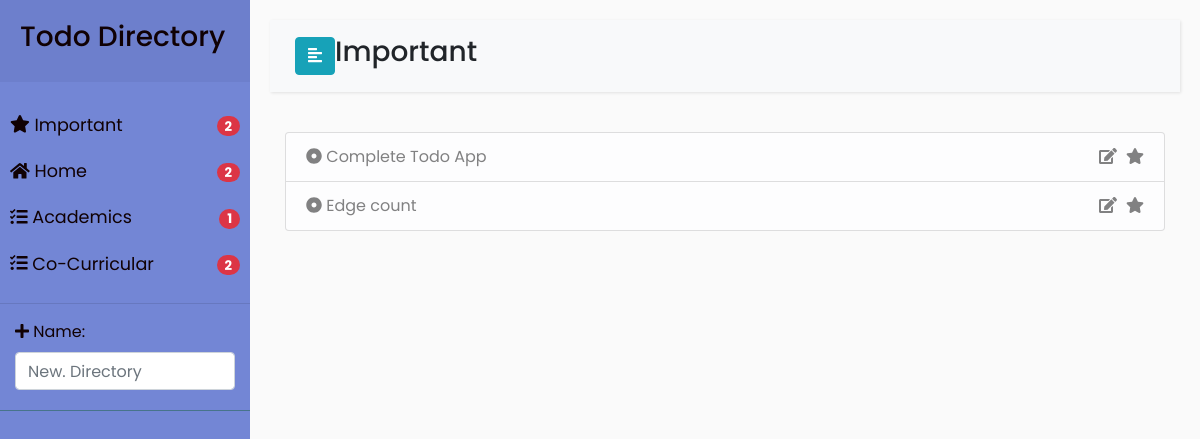
The app's page /, older data.
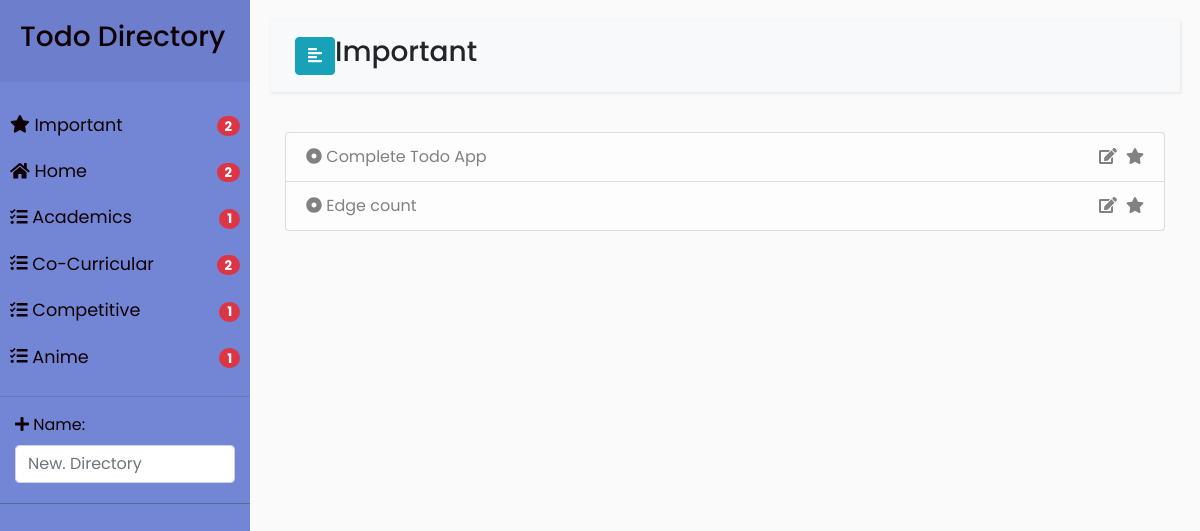
The same page, newer data.
### todo/models.py (models this page shows, shortened)
class Directory(models.Model):
    name = models.CharField(max_length=50, blank=False)
    necessary = models.BooleanField(default=False)
    def get_absolute_url(self):
        return reverse("directory_content",kwargs={'dir_id':self.id})
    def get_not_completed(self):
        return self.todoentry_set.filter(completed=False).count()

class Todoentry(models.Model):
    basedir = models.ForeignKey(Directory,on_delete=models.CASCADE)
    entry = models.CharField(max_length=100,blank=False,null=False)
    create_date = models.DateTimeField(default=timezone.now)
    due_date = models.DateField(blank=True, null=True)
    important = models.BooleanField(default=False)
    completed = models.BooleanField(default=False)

### todo/views.py (the view)
# urls.py: path('',views.view_important,name="home"),
def view_important(request):
    all_directories = models.Directory.objects.all()
    all_todos = models.Todoentry.objects.all()
    new_dir_form = forms.NewDirectoryForm()
    total_important_items = models.Todoentry.objects.filter(important=True,completed=False).count()
    context = {'all_directories':all_directories,
               'new_dir_form':new_dir_form,
               'all_todos':all_todos,
               'total_important_items':total_important_items}
    return render(request,'todo/important.html',context=context)

### todo/forms.py
class NewDirectoryForm(forms.ModelForm):
    class Meta:
        attrs = {'class': 'form-control',
                 'placeholder': 'New. Directory',
                 'rows': '3',
                 'type': 'text', }
        model = Directory
        fields = ['name']
        widgets = {
            'name': forms.TextInput(attrs=attrs)
        }

### todo/templates/todo/important.html (shortened to what this page needs)
{% extends 'todo/base.html' %}
 {% block directory_name %}
     Important
 {% endblock %}
{% block directory_todo_entry %}
        {% for item in all_todos %}
            {% if item.important %}
                <li class="list-group-item list-group-item-light">
                    <a href="{% url 'for_important' todo_id=item.id%}">
                        {% if item.completed %}
                            <span class="icon"><i class="fas fa-check-circle"></i></span>
                                <del>{{ item.entry }}</del>
                        {% else %}
                            <span class="icon"><i class="fas fa-dot-circle"></i></span>
                            <span>{{item.entry}}</span>
                        {% endif %}
                        <div class="float-right">
                            <i class="fas fa-edit"></i>
                            <i class="fas fa-star"></i>
                        </div>
                    </a>
            {% endif %}
            </li>
        {% endfor %}
{% endblock %}

### todo/templates/todo/base.html (shortened to what this page needs)
<!DOCTYPE html>
<html>
<head>
    {% load static %}
    <link rel="stylesheet" href="https://stackpath.bootstrapcdn.com/bootstrap/4.1.0/css/bootstrap.min.css">
    <link rel="stylesheet" href="{% static 'todo/style4.css' %}">
</head>
<body>
    <div class="wrapper">
        <nav id="sidebar">
            <div class="sidebar-header">
                <h3>Todo Directory</h3>
            </div>
            <ul class="list-unstyled components">
                <li>
                    <a href="{% url 'important' %}">
                        <i class="fas fa-star"></i>
                        Important
                        <div class="float-right">
                                <span class="badge badge-danger badge-pill">
                                    {{ total_important_items }}
                                </span>
                            </div>
                    </a>
                </li>
                {% for items in all_directories %}
                    <li>
                        <a href="{{ items.get_absolute_url }}">
                            {% if items.necessary %}
                                <i class="fas fa-home"></i>
                            {% else %}
                                <i class="fas fa-tasks"></i>
                            {% endif %}
                            {{ items.name }}
                            <div class="float-right">
                                <span class="badge badge-danger badge-pill">
                                    {{items.get_not_completed}}
                                </span>
                            </div>
                        </a>
                    </li>
                {% endfor %}
                <hr>
                <li>
                    <div class="container">
                        <form method="post" action="{% url 'add_directory' %}">
                            <i class="fas fa-plus"></i>
                            {{ new_dir_form }}
                        </form>
                    </div>
                </li>
            </ul>
        </nav>
        <div id="content">
            <nav class="navbar navbar-expand-lg navbar-light bg-light">
                <div class="container-fluid">
                    <button type="button" id="sidebarCollapse" class="btn btn-info">
                        <i class="fas fa-align-left"></i>
                    </button>
                        <h3 class="h3">
                            {% block directory_name %}
                            {% endblock %}
                        </h3>
        </div>
</nav>
<div class="container ">
    <ul class="list-group">
            {% block directory_todo_entry %}
            {% endblock %}
    </ul>
</div>
        </div>
    </div>
</body>
</html>

Row changes from the older to the newer data that the page shows:
added Directory: necessary False (drawn), name "Competitive", get_not_completed "1"
added Directory: necessary False (drawn), name "Anime", get_not_completed "1"
